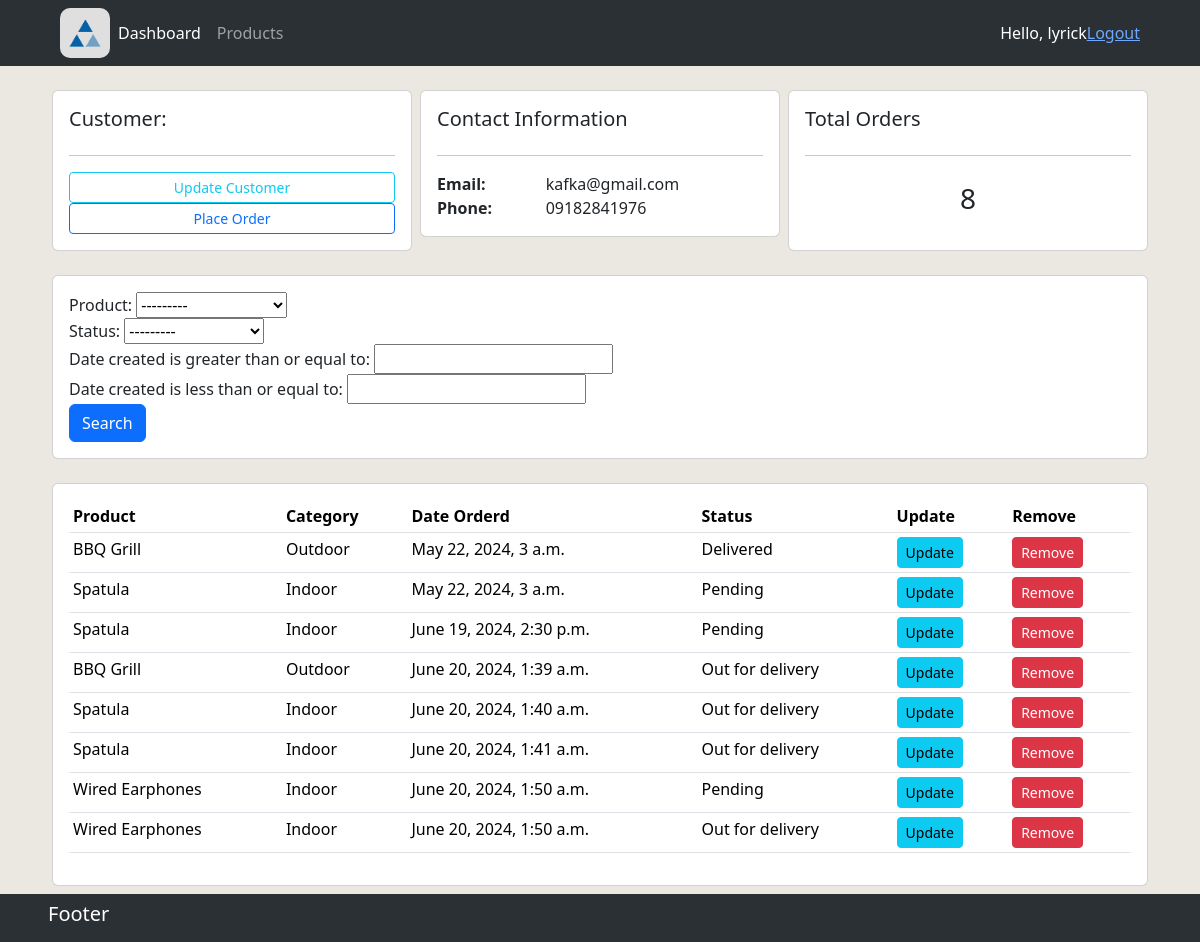
/customer/2 (signed in), run on the app's committed database.
### accounts/models.py (models this page shows, shortened)
class Customer(models.Model):
    name = models.CharField(max_length=200, null=True)
    phone = models.CharField(max_length=11, null=True)
    email = models.CharField(max_length=200, null=True)
    date_created = models.DateTimeField(auto_now_add=True)

class Order(models.Model):
    customer = models.ForeignKey(Customer, null=True, on_delete=models.SET_NULL)
    product = models.ForeignKey(Product, null=True, on_delete=models.SET_NULL)
    date_created = models.DateTimeField(auto_now_add=True)
    STATUS = (
        ('Pending', 'Pending'),
        ('Out for delivery', 'Out for delivery'),
        ('Delivered', 'Delivered'),
    )
    status = models.CharField(max_length=200, null=True, choices=STATUS)

class Product(models.Model):
    name = models.CharField(max_length=200, null=True)
    price = models.FloatField(null=True)
    CATEGORY = (
        ('Indoor', 'Indoor'),
        ('Outdoor', 'Outdoor'),
    )
    category = models.CharField(max_length=200, null=True, choices=CATEGORY)
    description = models.CharField(max_length=200, null=True, blank=True)
    date_created = models.DateTimeField(auto_now_add=True)
    tags = models.ManyToManyField(Tag)
    def __str__(self):
        return self.name

### accounts/views.py (the view)
# urls.py: path('customer/<str:primary_key>', views.customer, name="customer"),
@login_required(login_url='login')
def customer(request, primary_key):
    customer = Customer.objects.get(id=primary_key)
    orders = customer.order_set.all()
    order_count = orders.count()
    myFilter = OrderFilter(request.GET, queryset=orders)
    orders = myFilter.qs
    context = {"customer": customer,
               "orders": orders,
               "order_count": order_count,
               'myFilter': myFilter}
    return render(request, 'accounts/customer.html', context)

### accounts/templates/accounts/customer.html
{% extends 'accounts/main.html' %}
{% block content %}
<br>
<div class="row px-5 gx-0">
    <div class="col-md px-1">
        <div class="card card-body">
            <h5>Customer:</h5>
            <hr>
            <a class="btn btn-outline-info  btn-sm btn-block" href="">Update Customer</a>
            <a class="btn btn-outline-primary  btn-sm btn-block" href="{% url 'create_order' customer.id %}">Place Order</a>
        </div>
    </div>
    <div class="col-md px-1">
        <div class="card card-body">
            <h5>Contact Information</h5>
            <hr>
            <div class="row gx-0">
                <div class="col-4 fw-bold">Email:</div>
                <div class="col-8 ">{{ customer.email }}</div>
                <div class="col-4 fw-bold">Phone:</div>
                <div class="col-8 ">{{ customer.phone }}</div>
            </div>
        </div>
    </div>
    <div class="col-md px-1">
        <div class="card card-body">
            <h5>Total Orders</h5>
            <hr>
            <h3 style="text-align: center;padding: 10px">{{ order_count }}</h3>
        </div>
    </div>
</div>
<br>
<div class="row px-5 gx-0">
    <div class="col px-1">
        <div class="card card-body">
            <form method="get">
                {{myFilter.form}}
                <button class="btn btn-primary" type="submit">Search</button>
            </form>
        </div>
    </div>
</div>
<br>
<div class="row px-5 gx-0">
    <div class="col-md px-1">
        <div class="card card-body">
            <table class="table table-sm">
                <tr>
                    <th>Product</th>
                    <th>Category</th>
                    <th>Date Orderd</th>
                    <th>Status</th>
                    <th>Update</th>
                    <th>Remove</th>
                </tr>
                {% for order in orders %}
                    <tr>
                        <td>{{ order.product }}</td>
                        <td>{{ order.product.category }}</td>
                        <td>{{ order.date_created }}</td>
                        <td>{{ order.status }}</td>
                        <td><a class="btn btn-sm btn-info" href="{% url 'update_order' order.id %}">Update</a></td>
                        <td><a class="btn btn-sm btn-danger" href="{% url 'delete_order' order.id %}">Remove</a></td>
                    </tr>
                {% endfor %}
            </table>
        </div>
    </div>
</div>
{% endblock %}

### accounts/templates/accounts/sections/navbar.html (shortened to what this page needs)
{% load static %}
<nav class="navbar navbar-expand-lg bg-body-tertiary bg-dark px-5 py-2" data-bs-theme="dark">
    <div class="container-fluid">
      <a href="{% url 'home' %}">
        <img src="{% static 'images/logo_clientflow2.png' %}" class="logo1" />
      </a>
      <div class="collapse navbar-collapse" id="navbarNav">
        <ul class="navbar-nav">
          <li class="nav-item">
            <a class="nav-link active" aria-current="page" href="{% url 'home' %}">Dashboard</a>
          </li>
          <li class="nav-item">
            <a class="nav-link" href="{% url 'products' %}">Products</a>
          </li>
        </ul>
      </div>
      <span style="color:white;">Hello, {{request.user}}</span>
      <span><a href="{% url 'logout' %}">Logout</a></span>
    </div>
</nav>

### static/css/main.css (style rules this page uses)
body { background-color: #eae8e1; }
.logo1 { width: 50px; height: 50px; border-radius: 10px; }

### data on the page
Customer: email "kafka@gmail.com", phone "09182841976"
Order: product "BBQ Grill", product.category "Outdoor", date_created "May 22, 2024, 3 a.m.", status "Delivered"
Order: product "Spatula", product.category "Indoor", date_created "May 22, 2024, 3 a.m.", status "Pending"
Order: product "Spatula", product.category "Indoor", date_created "June 19, 2024, 2:30 p.m.", status "Pending"
Order: product "BBQ Grill", product.category "Outdoor", date_created "June 20, 2024, 1:39 a.m.", status "Out for delivery"
Order: product "Spatula", product.category "Indoor", date_created "June 20, 2024, 1:40 a.m.", status "Out for delivery"
Order: product "Spatula", product.category "Indoor", date_created "June 20, 2024, 1:41 a.m.", status "Out for delivery"
Order: product "Wired Earphones", product.category "Indoor", date_created "June 20, 2024, 1:50 a.m.", status "Pending"
Order: product "Wired Earphones", product.category "Indoor", date_created "June 20, 2024, 1:50 a.m.", status "Out for delivery"

### other printed values
{{ request.user }} "lyrick"
{{ order_count }} "8"
